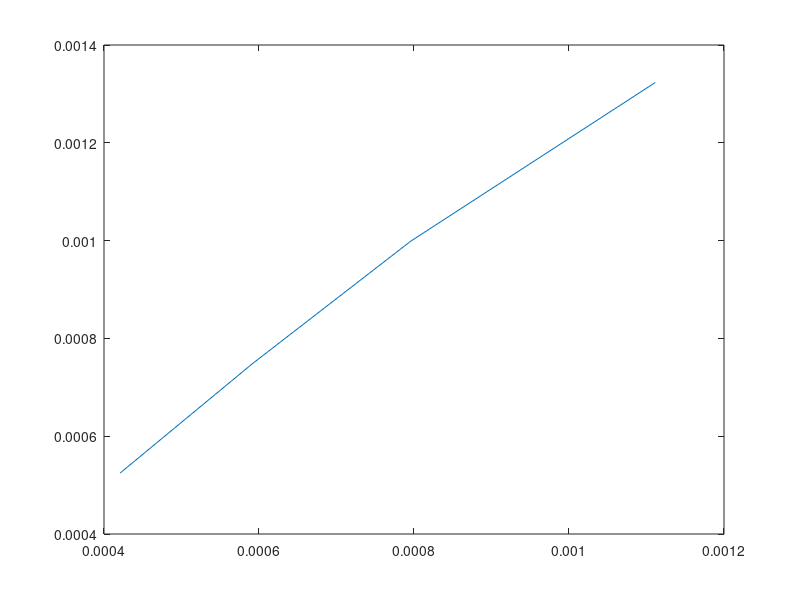

Write the MATLAB code that produced this figure.
clear, close all

g = 9.83; % m/s^2
m = 0.061; % kg
D = 0.365; % m
T = 6.63/10; % 1/s    %6.57
h = 0.293; % m

%dla taśmy
m = 0.107;
T = 12.33/10;   %13.02 %12.28
D = 0.098;
h = 0.39;
r1 = 7.8/2/100;
r2 = 9.8/2/100;



%I = m/12*(0.02^2*cosd(60)+0.015^2*sind(45)+0.365) %dla ukośnego
%prostopadłościanu

%I = m/2*(r2^2+r1^2) %dla taśmy

m = 0.052;
m_nut = 2.2/1000;
l_nut = 0.134;
T = 7.29/10;   %13.02 %12.28
D = 0.348;
h = 0.31;
%r1 = 7.8/2/100;
%r2 = 9.8/2/100;

%I_ek = ((m+12*m_nut)*g*D^(2)*T^(2))/(16*pi*h)
T = 6.51/10/2; l_nut = 0.127;
I_ek1 = (m*g*D^(2)*T^(2))/(16*pi*h)
I1 = m/12*D^2 %pręt bez śrubek    %7.8340e-04 T = 6.51/10; l_nut = 0.127;
T = 6.89/10/2; l_nut = 0.13;
I_ek2 = ((m+6*m_nut)*g*D^(2)*T^(2))/(16*pi*h)
I2 = m/12*D^2 + 2*3*m_nut*l_nut^2 %pręt z 3 śrubkami z każdej strony l_nut = 0.13;  %T = 6.89/10, 6.98, 7.02; %7.3769e-04 
T = 7.29/10/2, l_nut = 0.134;
I_ek3 = ((m+12*m_nut)*g*D^(2)*T^(2))/(16*pi*h)
I3 = m/12*D^2 + 2*6*m_nut*l_nut^2 %T = 7.29/10, 7.22; l_nut = 0.134; 9.9882e-04
T = 7.97/10/2, l_nut = 0.142;
I_ek4 = ((m+18*m_nut)*g*D^(2)*T^(2))/(16*pi*h)
I4 = m/12*D^2 + 2*9*m_nut*l_nut^2 %T = ; l_nut = 0.142;

x = [I_ek1, I_ek2, I_ek3, I_ek4];
y = [I1, I2, I3, I4];

plot(x,y)

nachylenie = y/x